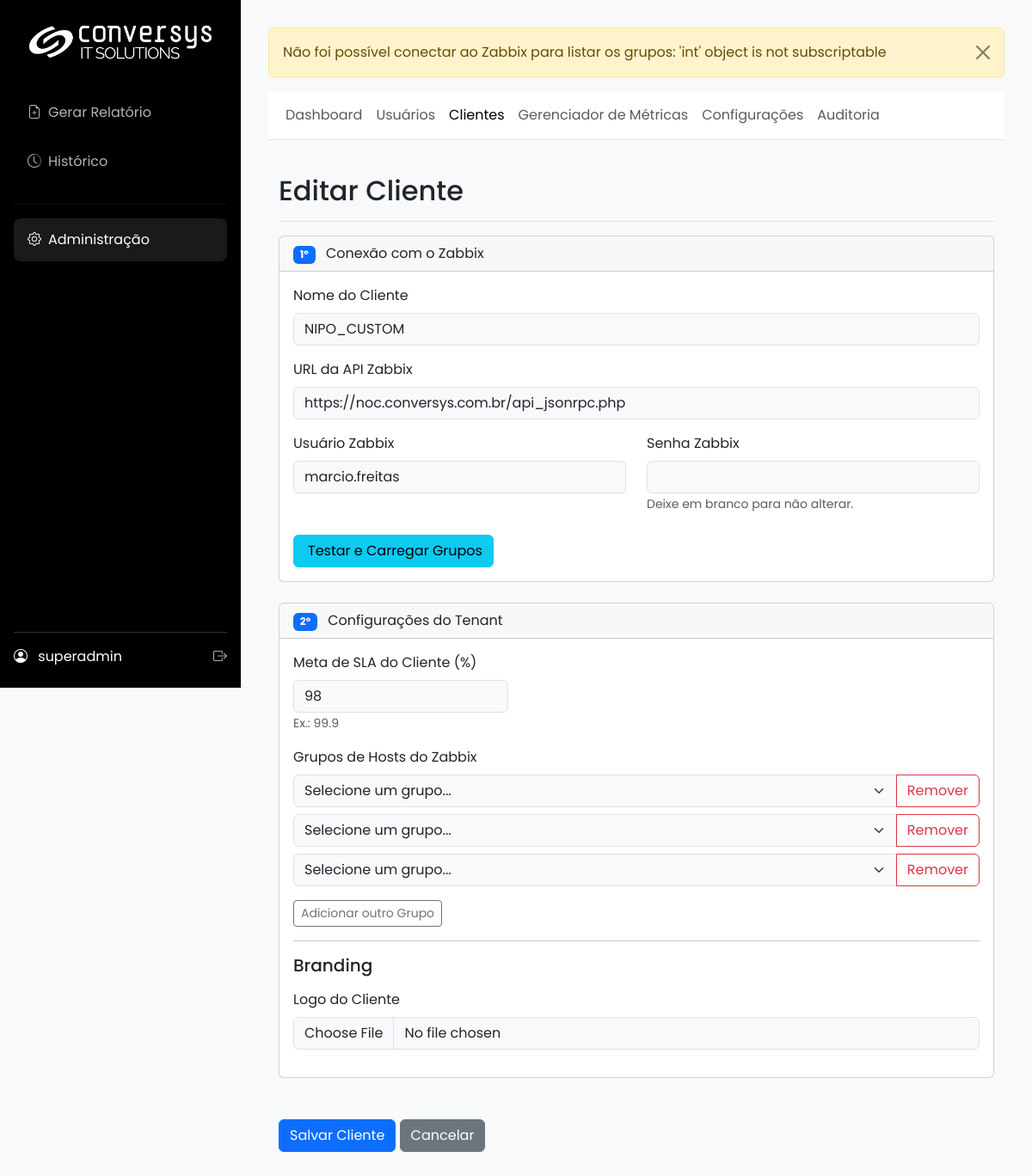
The page /admin/client/edit/6 (signed in) on the database its author committed.
### app/models.py (models this page shows, shortened)
class SystemConfig(db.Model):
    id = db.Column(db.Integer, primary_key=True)
    company_name = db.Column(db.String(100), default="Conversys IT Solutions")
    footer_text = db.Column(db.String(255), default=f"Conversys IT Solutions Copyright {dt.datetime.now().year} – Todos os direitos Reservados | Política de privacidade")
    primary_color = db.Column(db.String(7), default="#2c3e50")
    secondary_color = db.Column(db.String(7), default="#3498db")
    logo_dark_bg_path = db.Column(db.String(255), nullable=True)
    logo_light_bg_path = db.Column(db.String(255), nullable=True)
    login_background_path = db.Column(db.String(255), nullable=True)
    default_cover_path = db.Column(db.String(255), nullable=True)
    color_scheme = db.Column(db.String(10), default="light")
    color_bg_main = db.Column(db.String(7), default="#f8f9fa")
    color_bg_card = db.Column(db.String(7), default="#ffffff")
    color_text_light = db.Column(db.String(7), default="#212529")
    color_border = db.Column(db.String(7), default="#dee2e6")
    login_media_path = db.Column(db.String(255), nullable=True)
    report_cover_path = db.Column(db.String(255), nullable=True)
    report_final_page_path = db.Column(db.String(255), nullable=True)

class User(UserMixin, db.Model):
    id = db.Column(db.Integer, primary_key=True)
    username = db.Column(db.String(64), index=True, unique=True)
    email = db.Column(db.String(120), index=True, unique=True)
    password_hash = db.Column(db.String(256))
    role_id = db.Column(db.Integer, db.ForeignKey('role.id'))
    reports = db.relationship('Report', backref='user', lazy='dynamic')
    clients = db.relationship('Client', secondary=user_client_association, back_populates='users')
    def has_role(self, role_name):
        return self.role.name == role_name

class Client(db.Model):
    id = db.Column(db.Integer, primary_key=True)
    name = db.Column(db.String(100), nullable=False, unique=True)
    zabbix_url = db.Column(db.String(255), nullable=False)
    zabbix_user = db.Column(db.String(100), nullable=False)
    zabbix_password = db.Column(db.String(255), nullable=False)
    sla_contract = db.Column(db.Float, nullable=False, default=99.9)
    logo_path = db.Column(db.String(255))
    reports = db.relationship('Report', backref='client', lazy='dynamic')
    users = db.relationship('User', secondary=user_client_association, back_populates='clients')
    zabbix_groups = db.relationship('ClientZabbixGroup', backref='client', lazy='dynamic', cascade="all, delete-orphan")

class ClientZabbixGroup(db.Model):
    id = db.Column(db.Integer, primary_key=True)
    client_id = db.Column(db.Integer, db.ForeignKey('client.id'), nullable=False)
    group_id = db.Column(db.String(50), nullable=False)
    @property
    def zabbix_group_id(self):
        return self.group_id

### app/admin/routes.py (the view, shortened to what this page needs)
@admin.route('/client/edit/<int:client_id>', methods=['GET', 'POST'])
@admin_required
def edit_client(client_id):
    rid = _ensure_request_id()
    client = Client.query.get_or_404(client_id)
    all_zabbix_groups = []
    try:
        config, error = obter_config_e_token_zabbix(client.id)
        if error:
            flash(f'Erro ao obter configuração do Zabbix: {error}', 'danger')
            _log_debug("Erro obter_config_e_token_zabbix", client_id=client.id, error=str(error))
        elif config and config.get('ZABBIX_TOKEN'):
            all_zabbix_groups = get_host_groups(config, config.get('ZABBIX_URL'))
            _log_debug("Grupos retornados do Zabbix", count=len(all_zabbix_groups))
    except Exception as e:
        flash(f'Não foi possível conectar ao Zabbix para listar os grupos: {e}', 'warning')
        current_app.logger.error(
            f"[{rid}] Falha ao buscar grupos Zabbix para o cliente {client.id}: {e}", exc_info=True
        )
    zabbix_groups_selecionados = [g.group_id for g in client.zabbix_groups]
    return render_template(
        'admin/client_form.html',
        title="Editar Cliente",
        client=client,
        action="Editar",
        zabbix_groups=all_zabbix_groups,
        zabbix_groups_selecionados=zabbix_groups_selecionados
    )

### app/__init__.py (called while the page is built)
@login_manager.user_loader
def load_user(user_id):
    from .models import User
    return db.session.get(User, int(user_id))

def _ensure_request_id():
    rid = getattr(g, "request_id", None)
    if not rid:
        rid = uuid.uuid4().hex
        g.request_id = rid
    return rid

### app/admin/routes.py (called while the page is built)
def _ensure_request_id():
    if not getattr(g, "request_id", None):
        g.request_id = uuid.uuid4().hex
    return g.request_id

### app/main/routes.py (called while the page is built, shortened)
@main.before_app_request
def before_request_func():
    cfg = SystemConfig.query.first()
    g.sys_config = cfg

### app/utils.py (called while the page is built)
def admin_required(f):
    @wraps(f)
    @login_required
    def decorated_function(*args, **kwargs):
        if not (current_user.has_role('admin') or current_user.has_role('super_admin')):
            flash('Acesso negado. Você não tem permissão para acessar esta área.', 'danger')
            return redirect(url_for('main.gerar_form'))
        return f(*args, **kwargs)
    return decorated_function

### app/templates/admin/client_form.html (shortened to what this page needs)
{% extends 'admin/base.html' %}
{% block admin_content %}
<div class="container-fluid">
    <div class="d-flex justify-content-between flex-wrap flex-md-nowrap align-items-center pt-3 pb-2 mb-3 border-bottom">
        <h1 class="h2">{{ action }} Cliente</h1>
    </div>
    {% set form_action = url_for('admin.add_client') if action == 'Adicionar' else url_for('admin.edit_client', client_id=client.id) %}
    <form id="form-cliente" method="POST" action="{{ form_action }}" enctype="multipart/form-data">
        <div class="card mb-4">
            <div class="card-header">
                <span class="badge bg-primary me-2">1º</span> Conexão com o Zabbix
            </div>
            <div class="card-body">
                <div class="row">
                    <div class="col-md-12 mb-3">
                        <label for="name" class="form-label">Nome do Cliente</label>
                        <input type="text" id="name" class="form-control" name="name" value="{{ client.name if client else '' }}" required>
                    </div>
                    <div class="col-md-12 mb-3">
                        <label for="zabbix_url" class="form-label">URL da API Zabbix</label>
                        <input type="url" id="zabbix_url" class="form-control" name="zabbix_url" value="{{ client.zabbix_url if client else '' }}" placeholder="http://zabbix.example.com/api_jsonrpc.php" required>
                    </div>
                    <div class="col-md-6 mb-3">
                        <label for="zabbix_user" class="form-label">Usuário Zabbix</label>
                        <input type="text" id="zabbix_user" class="form-control" name="zabbix_user" value="{{ client.zabbix_user if client else '' }}" required>
                    </div>
                    <div class="col-md-6 mb-3">
                        <label for="zabbix_password" class="form-label">Senha Zabbix</label>
                        <input type="password" id="zabbix_password" class="form-control" name="zabbix_password">
                        {% if client %}<small class="form-text text-muted">Deixe em branco para não alterar.</small>{% endif %}
                    </div>
                </div>
                <button type="button" id="test-connection-btn" class="btn btn-info" data-debug="testar-carregar-grupos">
                     Testar e Carregar Grupos
                </button>
            </div>
        </div>
        <fieldset id="tenant-config-section" {% if action == 'Adicionar' %}disabled{% endif %}>
            <div class="card mb-4">
                <div class="card-header">
                    <span class="badge bg-primary me-2">2º</span> Configurações do Tenant
                </div>
                <div class="card-body">
                    <div class="row">
                        <div class="col-md-4 mb-3">
                            <label for="sla_contract" class="form-label">Meta de SLA do Cliente (%)</label>
                            <input
                                type="number"
                                id="sla_contract"
                                name="sla_contract"
                                class="form-control"
                                step="0.001"
                                min="0"
                                max="100"
                                placeholder="99.9"
                                value="{{ ('%.3f' % client.sla_contract).rstrip('0').rstrip('.') if client and client.sla_contract is not none else '99.9' }}"
                            >
                            <small class="text-muted">Ex.: 99.9</small>
                        </div>
                    </div>
                    <div class="mb-3">
                        <label class="form-label">Grupos de Hosts do Zabbix</label>
                        <div id="zabbix-groups-container">
                            {% if zabbix_groups_selecionados %}
                                {% for selected_group_id in zabbix_groups_selecionados %}
                                <div class="input-group mb-2">
                                    <select class="form-select" name="zabbix_groups[]">
                                        <option value="">Selecione um grupo...</option>
                                    </select>
                                    <button class="btn btn-outline-danger remove-group-btn" type="button">Remover</button>
                                </div>
                                {% endfor %}
                            {% endif %}
                        </div>
                        <button id="add-group-btn" type="button" class="btn btn-sm btn-outline-secondary mt-2" data-debug="adicionar-grupo">Adicionar outro Grupo</button>
                    </div>
                    <hr>
                    <h5 class="mb-3">Branding</h5>
                    <div class="mb-3">
                        <label for="logo" class="form-label">Logo do Cliente</label>
                        <input type="file" id="logo" class="form-control" name="logo" accept=".png,.jpg,.jpeg">
                    </div>
                </div>
            </div>
        </fieldset>
        <div class="mt-4">
            <button type="submit" class="btn btn-primary" data-debug="salvar-cliente">Salvar Cliente</button>
            <a href="{{ url_for('admin.list_clients') }}" class="btn btn-secondary">Cancelar</a>
        </div>
    </form>
</div>
{% endblock %}

### app/templates/base.html (shortened to what this page needs)
<!DOCTYPE html>
<html lang="pt-br" data-bs-theme="{{ g.sys_config.color_scheme | default('dark') }}">
<head>
    <link href="https://cdn.jsdelivr.net/npm/bootstrap@5.3.3/dist/css/bootstrap.min.css" rel="stylesheet">
    <link rel="stylesheet" href="https://cdn.jsdelivr.net/npm/bootstrap-icons@1.11.3/font/bootstrap-icons.min.css">
</head>
<body>
    <div class="d-flex">
        <div class="sidebar">
            <a href="{{ url_for('main.index') }}" class="logo">
                {% if g.sys_config.logo_dark_bg_path %}
                    <img src="{{ url_for('main.uploaded_file', filename=g.sys_config.logo_dark_bg_path) }}" alt="Logo">
                {% else %}
                    <span>{{ g.sys_config.company_name }}</span>
                {% endif %}
            </a>
            <ul class="nav flex-column">
                <li><a href="{{ url_for('main.gerar_form') }}" class="nav-link {% if request.endpoint == 'main.gerar_form' %}active{% endif %}"><i class="bi bi-file-earmark-plus me-2"></i>Gerar Relatório</a></li>
                <li><a href="{{ url_for('main.history') }}" class="nav-link {% if request.endpoint == 'main.history' %}active{% endif %}"><i class="bi bi-clock-history me-2"></i>Histórico</a></li>
                {% if current_user.has_role('admin') or current_user.has_role('super_admin') %}
                <hr style="border-color: rgba(255,255,255,0.2);">
                <li><a href="{{ url_for('admin.dashboard') }}" class="nav-link {% if 'admin.' in request.endpoint %}active{% endif %}"><i class="bi bi-gear me-2"></i>Administração</a></li>
                {% endif %}
            </ul>
            <div class="user-info">
                <div class="d-flex justify-content-between align-items-center">
                    <div>
                        <i class="bi bi-person-circle me-2"></i>
                        <span>{{ current_user.username }}</span>
                    </div>
                    <a href="{{ url_for('auth.logout') }}" title="Sair"><i class="bi bi-box-arrow-right"></i></a>
                </div>
            </div>
        </div>
        <div class="main-content flex-grow-1">
            {% with messages = get_flashed_messages(with_categories=true) %}
                {% if messages %}
                    {% for category, message in messages %}
                    <div class="alert alert-{{ category }} alert-dismissible fade show" role="alert">
                        {{ message }}
                        <button type="button" class="btn-close" data-bs-dismiss="alert" aria-label="Close"></button>
                    </div>
                    {% endfor %}
                {% endif %}
            {% endwith %}
            {% block content %}{% endblock %}
        </div>
    </div>
</body>
</html>

### rows shown on the page
SystemConfig: logo_dark_bg_path (picture)
User: username "superadmin"
Client: name "NIPO_CUSTOM", zabbix_url "https://noc.conversys.com.br/api_jsonrpc.php", zabbix_user "marcio.freitas", sla_contract "98"

### other values the page prints
{{ message }} "Não foi possível conectar ao Zabbix para listar os grupos: 'int' object is not subscriptable"
{{ action }} "Editar"
